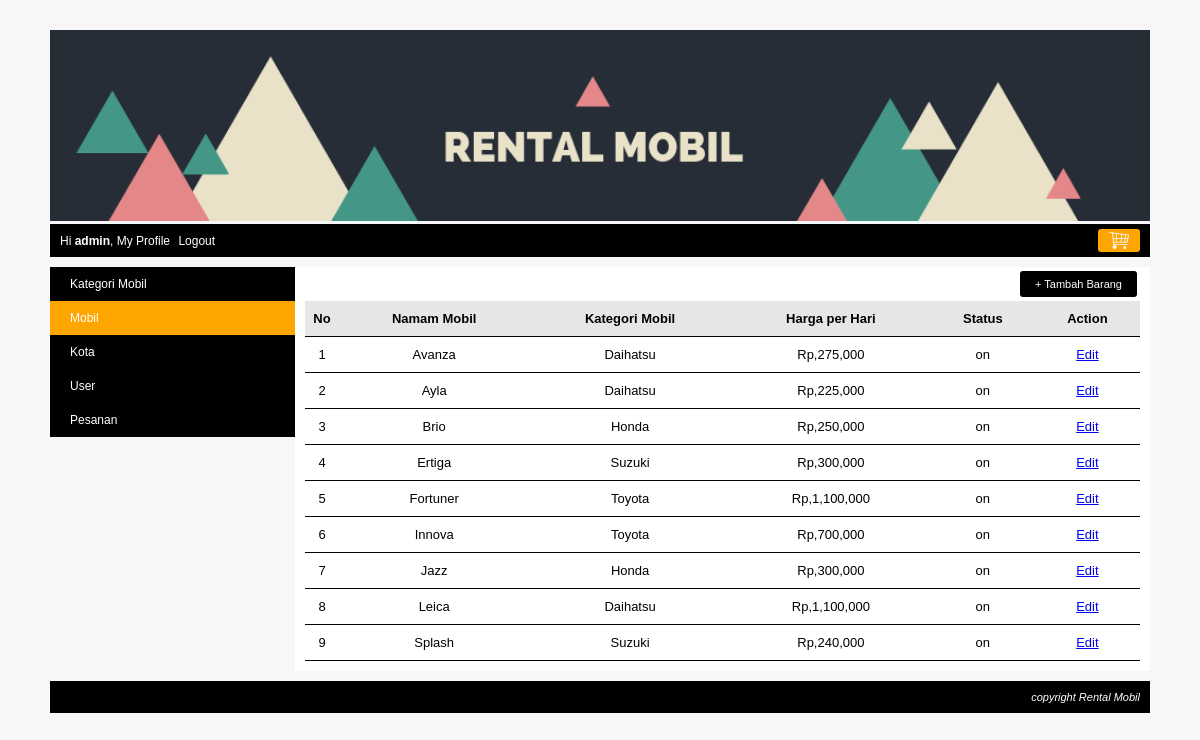
The app's page /index.php?page=my_profile&module=barang&action=list (signed in) with its own data.
### tables this page shows
CREATE TABLE `barang` (
  `barang_id` int(10) NOT NULL,
  `kategori_id` int(10) NOT NULL,
  `nama_barang` varchar(250) NOT NULL,
  `spesifikasi` text NOT NULL,
  `gambar` varchar(300) NOT NULL,
  `harga` int(10) NOT NULL,
  `stok` tinyint(1) NOT NULL,
  `status` enum('on','off') NOT NULL
);

CREATE TABLE `kategori` (
  `kategori_id` int(10) NOT NULL,
  `kategori` varchar(150) NOT NULL,
  `status` enum('on','off') NOT NULL
);

### function/helper.php (called while the page is built, shortened)
<?php
	function rupiah($nilai = 0){
		$string = "Rp,". number_format($nilai);
		return $string;
	}

### module/barang/list.php (the view)
<div id="frame-tambah">
	<a href="<?php echo BASE_URL."index.php?page=my_profile&module=barang&action=form"; ?>" class="tombol-action">+ Tambah Barang</a>
</div>
<?php
	$query = mysqli_query($koneksi,"SELECT barang.*, kategori.kategori FROM barang JOIN kategori ON barang.kategori_id=kategori.kategori_id ORDER BY nama_barang ASC");
	if(mysqli_num_rows($query) == 0){
		echo"<h3> Saat ini belum ada barang di dalam table barang</h3>";
	}else{
		echo"<table class='table-list'>";
		echo"<tr class='baris-title'>
				<th class='kolom-nomor'>No</th>
				<th class='kiri'>Namam Mobil</th>
				<th class='kiri'>Kategori Mobil</th>
				<th class='kiri'>Harga per Hari</th>
				<th class='tengah'>Status</th>
				<th class='tengah'>Action</th>
			</tr>";
		$no=1;
		while($row=mysqli_fetch_assoc($query)){
			echo"<tr>
					<td class='kolom-nomor'>$no</td>
					<td class='kiri'>$row[nama_barang]</td>
					<td class='kiri'>$row[kategori]</td>
					<td class='kiri'>".rupiah($row["harga"])."</td>
					<td class='tengah'>$row[status]</td>
					<td class='tengah'>
						<a class='tomobol-action' href='".BASE_URL."index.php?page=my_profile&module=barang&action=form&barang_id=$row[barang_id]'>Edit</a>
					</td>
				</tr>";
				$no++;
		}
		echo "</table>";
	}
?>

### css/style1.css (style rules this page uses)
body { font-family:arial; font-size:12px; color:black; background:#F7F7F7; margin:0px; }
.table-list { width: 100%; border-collapse: collapse; }
.table-list tr { border-bottom: 1px solid black; }
.table-list tr.baris-title { background: #E6E6E6; }
.table-list tr th, .table-list tr td { padding: 10px 7px; font-size:13px; text-align: center; }
.kolom-nomor { width: 20px; text-align: center; }
.kiri { text-align: left; font-size: 14-x; }
.tengah { text-align: center; }
#frame-tambah { margin-bottom: 10px; text-align: right; }
.tombol-action { background: black; color: white; padding: 7px 15px; border-radius: 3px; cursor: pointer; text-decoration: none; margin-right: 3px; font-size: 11px; }

### records on screen
barang: nama_barang "Avanza", kategori.kategori "Daihatsu", harga "Rp,275,000", status "on"
barang: nama_barang "Ayla", kategori.kategori "Daihatsu", harga "Rp,225,000", status "on"
barang: nama_barang "Brio", kategori.kategori "Honda", harga "Rp,250,000", status "on"
barang: nama_barang "Ertiga", kategori.kategori "Suzuki", harga "Rp,300,000", status "on"
barang: nama_barang "Fortuner", kategori.kategori "Toyota", harga "Rp,1,100,000", status "on"
barang: nama_barang "Innova", kategori.kategori "Toyota", harga "Rp,700,000", status "on"
barang: nama_barang "Jazz", kategori.kategori "Honda", harga "Rp,300,000", status "on"
barang: nama_barang "Leica", kategori.kategori "Daihatsu", harga "Rp,1,100,000", status "on"
barang: nama_barang "Splash", kategori.kategori "Suzuki", harga "Rp,240,000", status "on"

### other values on screen
$nama "admin"
